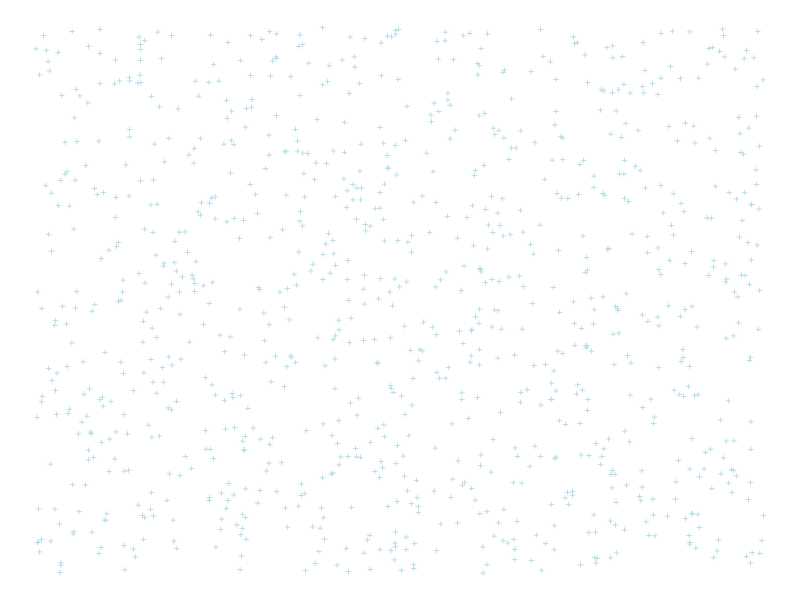

The R source for this figure:

library(ggplot2)


print_flakes <- function(nof){
    df_snowflakes <- data.frame(
      x = runif(nof, 0, 20),
      y = runif(nof, 0, 20) )
    
    shps <- c("+", "*", "o")
    random_shape <- sample(shps, size = 1)
    
    snowflake_plot <- ggplot(df_snowflakes, aes(x, y)) +
      geom_point(shape = random_shape, size = 2.6, color = "lightblue") + theme_void()  
    
    print(snowflake_plot)
}


# run and print 1000 snowflakes
print_flakes(1000)
